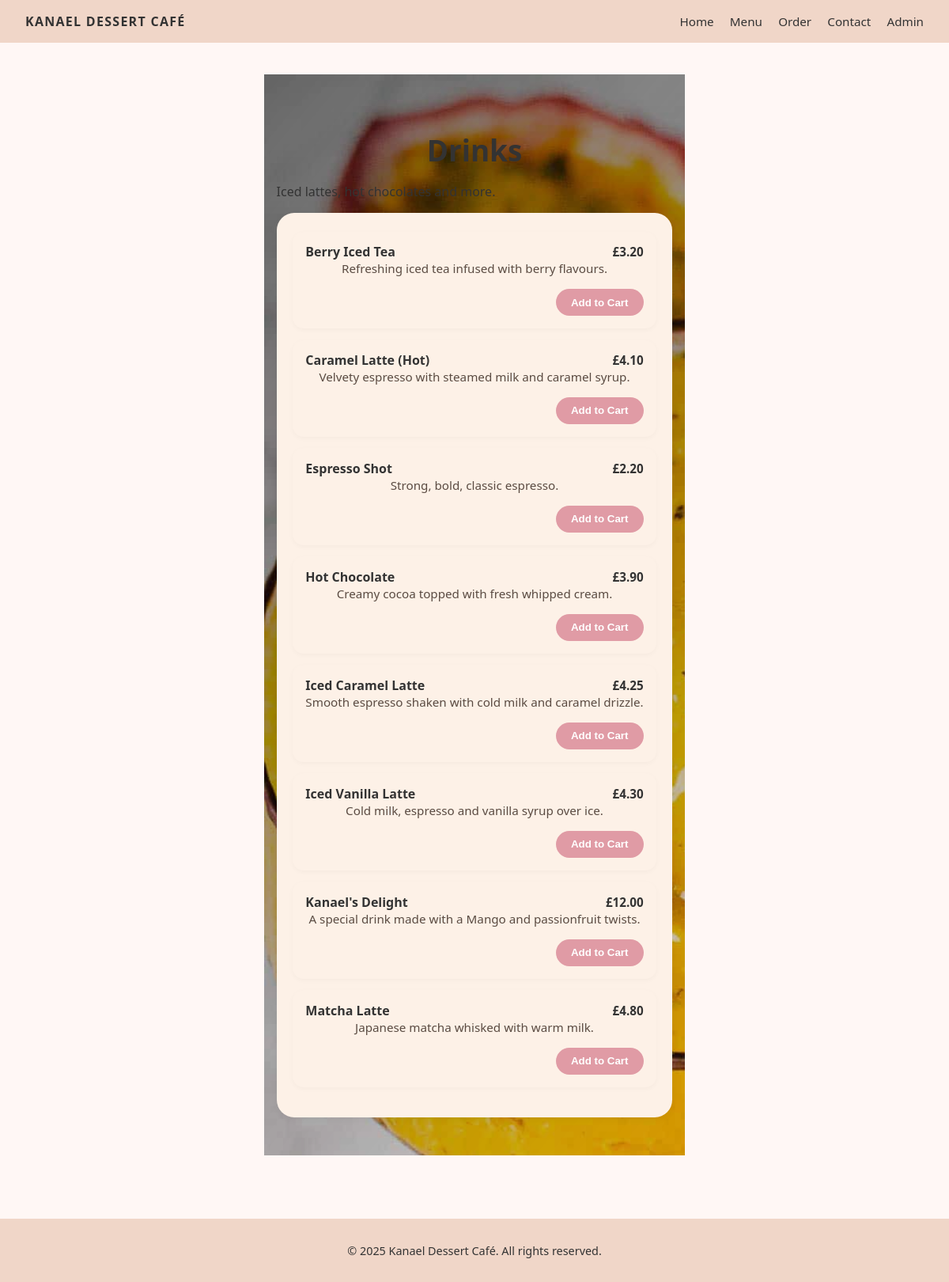
/menu/drinks, run on the app's committed database.
### tables this page shows
CREATE TABLE menu_items (
            id INTEGER PRIMARY KEY AUTOINCREMENT,
            name TEXT NOT NULL,
            description TEXT,
            price REAL NOT NULL,
            category TEXT,
            image_filename TEXT
        );

### app.py (the view)
@app.route("/menu/<slug>")
def menu_category(slug):
    config = CATEGORY_CONFIG.get(slug)
    if not config:
        flash("Unknown menu category.", "warning")
        return redirect(url_for("menu"))
    conn = get_db_connection()
    cur = conn.cursor()
    cur.execute(
        "SELECT * FROM menu_items WHERE category = ? ORDER BY name",
        (config["category"],),
    )
    items = cur.fetchall()
    conn.close()
    return render_template("category_menu.html", items=items, config=config)

### app.py (called while the page is built)
def get_db_connection():
    conn = sqlite3.connect(DB_PATH)
    conn.row_factory = sqlite3.Row
    return conn

### templates/category_menu.html
{% extends "base.html" %}
{% block content %}
<section class="menu-page menu-page-with-bg" style="background-image: linear-gradient(130deg, rgba(0,0,0,0.55), rgba(0,0,0,0.15)), url('{{ url_for("static", filename=config.hero_image) }}');">
  <div class="menu-page-inner">
    <header class="menu-page-header">
      <h2>{{ config.title }}</h2>
      <p>{{ config.tagline }}</p>
    </header>
    <div class="menu-card">
      <ul class="menu-list">
        {% for item in items %}
          <li class="menu-list-item">
            <div class="menu-item-main">
              <span class="menu-item-name">{{ item.name }}</span>
              <span class="menu-item-price">£{{ "%.2f"|format(item.price) }}</span>
            </div>
            <p class="menu-item-description">{{ item.description }}</p>
            <form action="{{ url_for('add_to_cart', item_id=item.id) }}" method="post">
              <button type="submit" class="btn-primary">Add to Cart</button>
            </form>
          </li>
        {% endfor %}
      </ul>
    </div>
  </div>
</section>
{% endblock %}

### static/css/styles.css (style rules this page uses)
body { font-family: system-ui, -apple-system, BlinkMacSystemFont, sans-serif; margin: 0; background: #fff7f5; color: #333; }
html, body { height: 100%; }
body { display: flex; flex-direction: column; }
.btn, button, .btn-primary { background: #e09ba5; border: none; padding: 0.6rem 1.2rem; border-radius: 999px; color: white; cursor: pointer; font-weight: 600; transition: transform 0.1s ease, box-shadow 0.1s ease; }
.menu-page { max-width: 900px; margin: 0 auto; padding: 2.5rem 1rem 3rem; }
.menu-page h2 { font-size: 2.3rem; text-align: center; margin-bottom: 0.4rem; }
.menu-list { list-style: none; padding: 0; margin: 0; }
.menu-list-item { background: #fdf1e7; border-radius: 14px; padding: 0.9rem 1rem 1rem; margin-bottom: 0.9rem; box-shadow: 0 2px 6px rgba(0, 0, 0, 0.03); }
.menu-item-main { display: flex; justify-content: space-between; align-items: baseline; gap: 1rem; }
.menu-item-name { font-weight: 600; font-size: 1rem; }
.menu-item-price { font-weight: 600; font-size: 0.95rem; }
.menu-item-description { margin: 0.35rem 0 0.6rem; font-size: 0.93rem; color: #444; }
.menu-list-item form { text-align: right; }
.menu-card { background: #fdf1e7; border-radius: 22px; padding: 1.5rem 1.3rem; text-align: center; box-shadow: 0 3px 10px rgba(0,0,0,0.04); }
.menu-card p { margin: 0 0 1rem; font-size: 0.95rem; color: #5a4b42; }

### data on the page
menu_items: name "Berry Iced Tea", price "3.20", description "Refreshing iced tea infused with berry flavours."
menu_items: name "Caramel Latte (Hot)", price "4.10", description "Velvety espresso with steamed milk and caramel syrup."
menu_items: name "Espresso Shot", price "2.20", description "Strong, bold, classic espresso."
menu_items: name "Hot Chocolate", price "3.90", description "Creamy cocoa topped with fresh whipped cream."
menu_items: name "Iced Caramel Latte", price "4.25", description "Smooth espresso shaken with cold milk and caramel drizzle."
menu_items: name "Iced Vanilla Latte", price "4.30", description "Cold milk, espresso and vanilla syrup over ice."
menu_items: name "Kanael's Delight", price "12.00", description "A special drink made with a Mango and passionfruit twists."
menu_items: name "Matcha Latte", price "4.80", description "Japanese matcha whisked with warm milk."

### other printed values
{{ config.title }} "Drinks"
{{ config.tagline }} "Iced lattes, hot chocolates and more."
